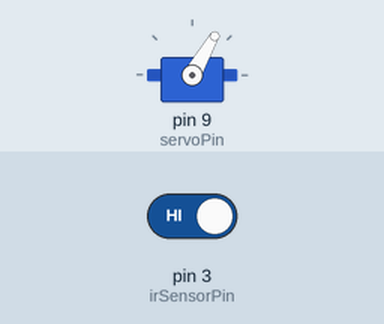
Simulated run of this sketch. Board: Arduino Uno, built with avr-gcc and run on an emulated ATmega328P. On the bench: servo. The inputs (shaded band) are chosen by the test bench; at power-on: pin 3 (irSensorPin) HIGH.

Above: at 1.2 s.
1.3 s: pin 3 (irSensorPin) driven LOW
At 1.9 s:
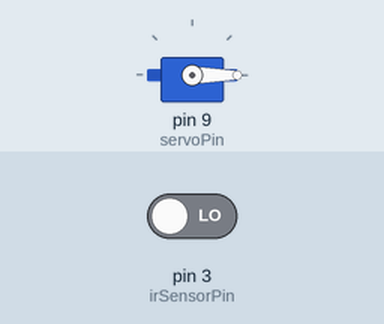
Timing chart, 0 to 7.8 s (numbered marks = the images above; inputs shaded):
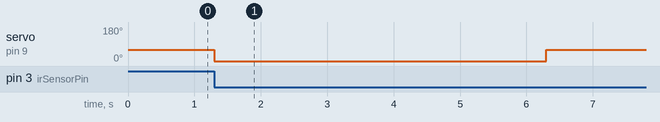

Measured:
- after the input at 1.3 s, servo on pin 9 (servoPin): 60° → 0° at once, → 60° 5.0 s later

The sketch:

finalcode.ino
```cpp
#include <Servo.h>

const int irSensorPin = 3;       // IR sensor connected to D3
const int servoPin = 9;          // Servo connected to D9
Servo myServo;

bool objectDetected = false;
bool cooldown = false;
unsigned long actionTime = 0;

void setup() {
  pinMode(irSensorPin, INPUT);
  myServo.attach(servoPin);
  myServo.write(60);             // Start at 60°
}

void loop() {
  int sensorValue = digitalRead(irSensorPin);

  // When object is detected for the first time
  if (sensorValue == LOW && !objectDetected && !cooldown) {
    myServo.write(0);            // Move to 0°
    actionTime = millis();       // Start 5-second timer
    objectDetected = true;
  }

  // After 5 seconds at 0°, go back to 60°
  if (objectDetected && millis() - actionTime >= 5000) {
    myServo.write(60);           // Return to 60°
    cooldown = true;             // Start cooldown - ignore IR input
    objectDetected = false;
    actionTime = millis();       // Reset timer for cooldown period
  }

  // Wait for object to leave and 5 seconds to pass before reactivating
  if (cooldown && sensorValue == HIGH && millis() - actionTime >= 5000) {
    cooldown = false;            // Ready to detect again
  }
}
```
